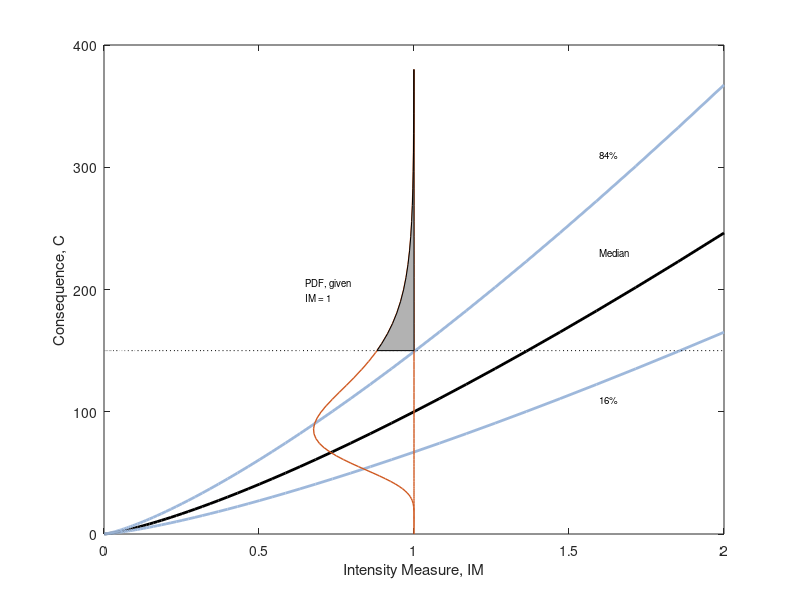
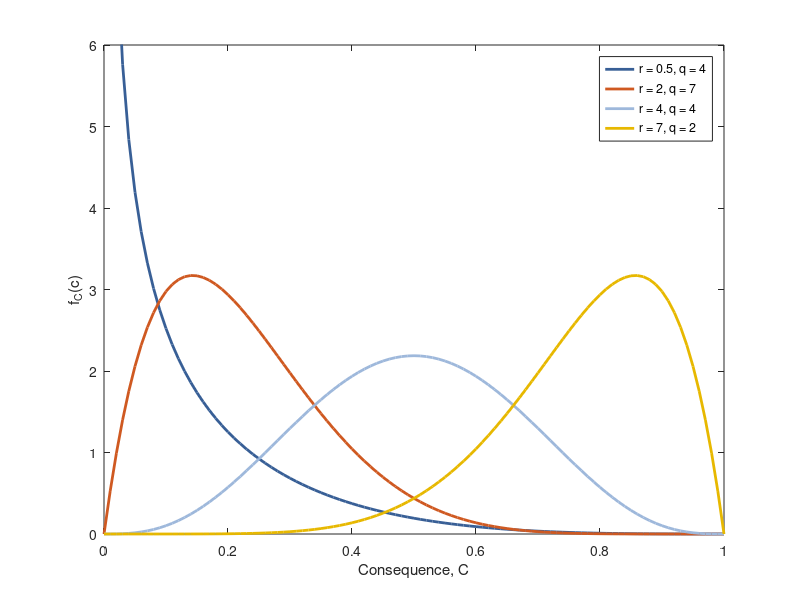
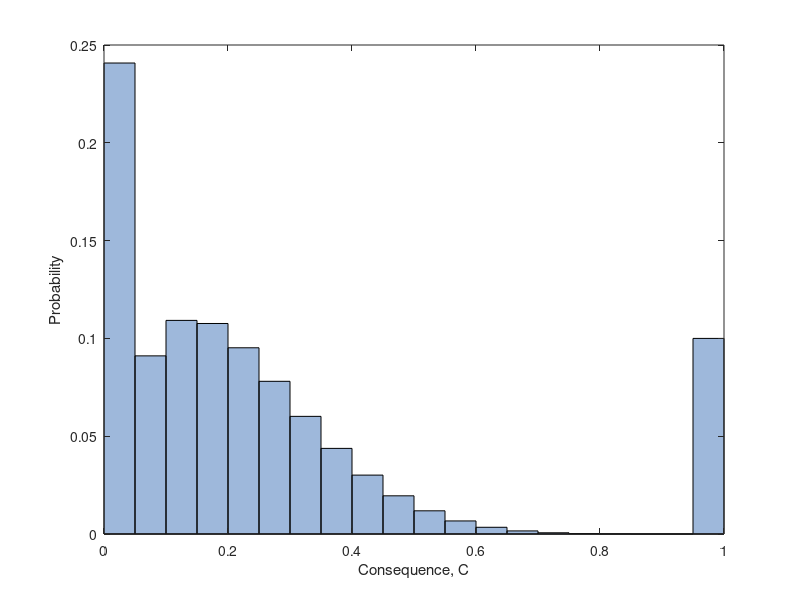

Source code (MATLAB) for these figures, in order:
% Vulnerability function illustrations
% Jack Baker
% 3/28/2018
% Four-parameter Beta discretization updated 10/21/2020
% color figure option added 12/31/2020

clear; close all; clc;

    colorspec{1} = [56 95 150]/255;
    colorspec{2} = [207 89 33]/255;
    colorspec{3} = [158 184 219]/255;
    colorspec{4} = [231 184 0]/255;
    colorspec{5} = [128 0 0]/255;
    
    linespec{1} = '-';
    linespec{2} = '-';
    linespec{3} = '-';
    linespec{4} = '-';
    linespec{5} = '-';
    


%%  settings
im = logspace(log10(0.001), log10(2), 100); % IM values to consider 
c = logspace(log10(0.02), log10(380), 200); % consequence levels to consider


%% power-law vulnerability
a = 100;
b = 1.3;
betaIM = 0.4; 

medianC = a.*im.^b;

% PDF
imLevel = 1.; % example IM of interest
cLevel = 150; % cost threshold of interest
c = sort([c cLevel]); % include this specific threshold in the consequence vector, for help with plot
pdfSF = 30; % scale factor to apply to PDF in figure (to size it appropriately for plotting)
pdfC = lognpdf(c,log(a.*imLevel.^b),betaIM);

probOfExceed = 1 - logncdf(cLevel,log(a.*imLevel.^b),betaIM) % numerical probability of shaded area

% patch of PDF exceedance area
idx = find(c>=cLevel);
patchX = [imLevel  [imLevel*ones(size(idx)) - pdfSF*pdfC(idx)] imLevel]; % x values for PDF patch
patchY = [cLevel  c(idx) cLevel];

figure
plot(im, medianC, '-k', 'linewidth', 2)
hold on
plot(im, medianC*exp(betaIM), '-', 'linewidth', 2, 'color', colorspec{3})
plot(im, medianC/exp(betaIM), '-', 'linewidth', 2, 'color', colorspec{3})
plot(im, cLevel*ones(size(im)), ':k')
plot(imLevel*ones(size(c)) - pdfSF*pdfC, c, '-', 'linewidth', 1, 'color', colorspec{2})
plot(imLevel*ones(size(c)), c, '-', 'linewidth', 1, 'color', colorspec{2})
p = patch(patchX, patchY, 'k');
set(p,'facecolor', [0.7 0.7 0.7])

% labels
text(1.6, 230,'Median','FontSize',7)
text(1.6, 310,'84%','FontSize',7)
text(1.6, 110,'16%','FontSize',7)
text(0.65, 200, sprintf('PDF, given \nIM = 1'),'FontSize',7)


xlabel('Intensity Measure, IM')
ylabel('Consequence, C')
yticks([0:100:400])
axis([0 2 0 400])

%% beta distribution vulnerability

% consequence values
x=0:0.01:1;

% parameter values
r = [0.5 2 4 7 4  ];
q = [4   7 4 2 0.5];




for i = 1:4
    f_x(:,i) = betapdf(x,r(i),q(i));
    legendtext{i} = ['r = ' num2str(r(i)) ', q = ' num2str(q(i))'];
end

figure
for i = 1:4
    plot(x, f_x(:,i), linespec{i}, 'linewidth', 2, 'color', colorspec{i}) ;
    hold on
end
xlabel('Consequence, C');
ylabel('f_C(c)');
legend(legendtext, 'location', 'northeast')
axis([0 1 0 6])

%% four-parameter beta

dx = 0.001;
x=0:dx:1;

% parameter values
r = 2;
q = 7;
p_0 = 0.2;
p_1 = 0.1;

% continuous part of the distribution
f_z = (1-p_0-p_1) * betapdf(x,r,q);

% discretize
dxDisc = 0.05;
xDisc = 0.025:dxDisc:0.975;
for i=1:length(xDisc) % aggregate probabilities
    idx = ( (x>xDisc(i)-0.5*dxDisc) &  (x<=xDisc(i)+0.5*dxDisc)); % relevant range of x values
    f_zCont(i) = sum(f_z(idx))*dx;
end
    
% add discrete probabilities to appropriate bins 
f_zCont(1) = f_zCont(1) + p_0;
f_zCont(end) = f_zCont(end) + p_1;
f_z(1) = p_0;
f_z(2) = p_1;


figure
bar(xDisc, f_zCont, 1, 'FaceColor',colorspec{3})
hold on
xlabel('Consequence, C');
ylabel('Probability');
% axis([-0.05 1.05 0 0.25])
axis([0 1 0 0.25])





